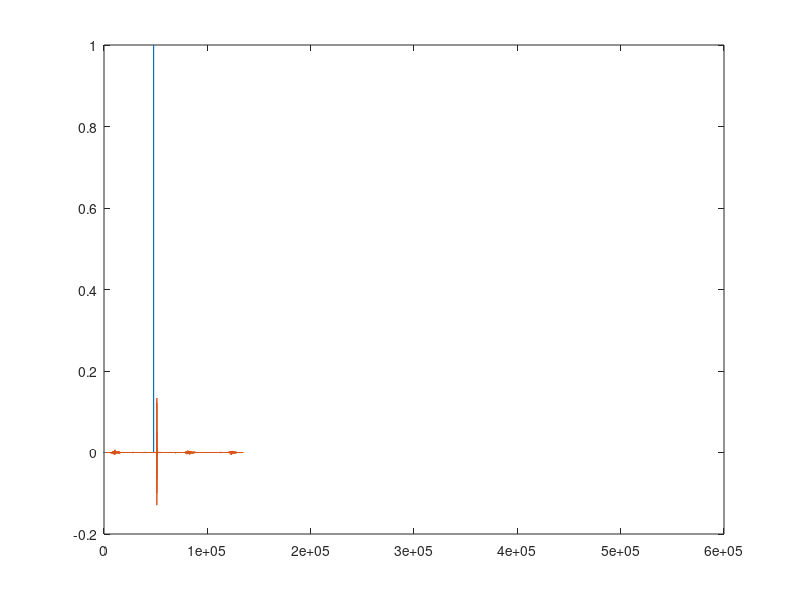
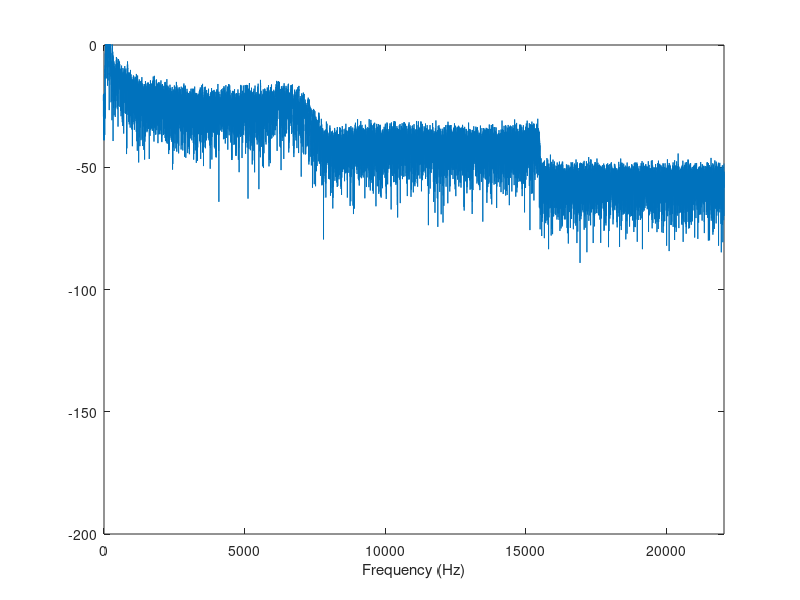
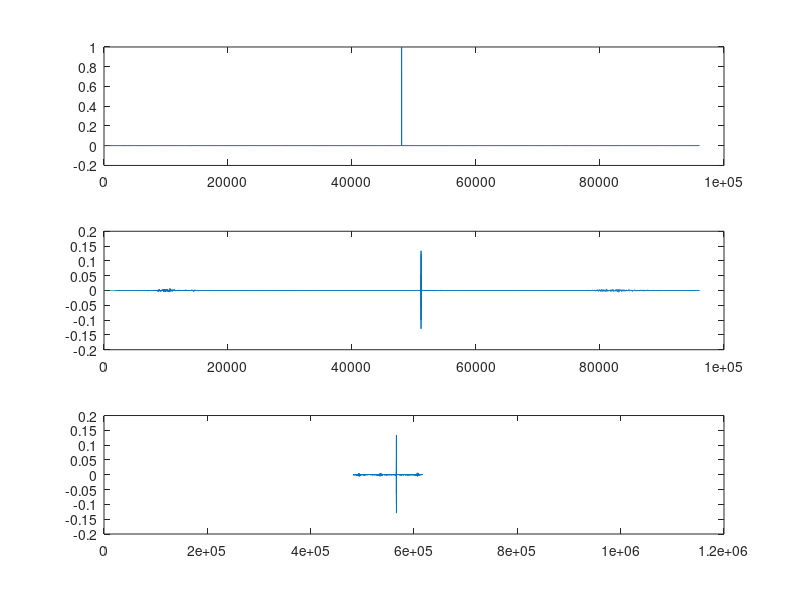

Write the MATLAB code that produced these figures, in order.
% latency estimation for xperia smartphone 
close all; 
clear all; 

imp = load('impulse.mat'); 
resp = load('resp.mat'); 

delta = imp.impulse; 
ir_res = resp.resp; 

plot(delta); 
hold on; 
plot(ir_res); 

fs = 44100 ; 


figure; 

N = fs; % number of FFT points

transform = fft(ir_res,N);
magTransform = 20*log10(abs(transform));

faxis = linspace(-fs/2,fs/2,N);
plot(faxis,fftshift(magTransform));
xlabel('Frequency (Hz)')

% view frequency content up to half the sampling rate:
axis([0 fs/2, -200 0]) 


%% latency 

[acorr, lag]= xcorr(delta, ir_res); 
[nn, i]= max(abs(acorr)); 

figure;
subplot(3,1,1); 
plot(delta);
subplot(3,1,2); 
plot(ir_res(1:size(delta,1)));
subplot(3,1,3); 
plot(acorr); 



fprintf('latency is: %d \n', abs(lag(i)) ); 




